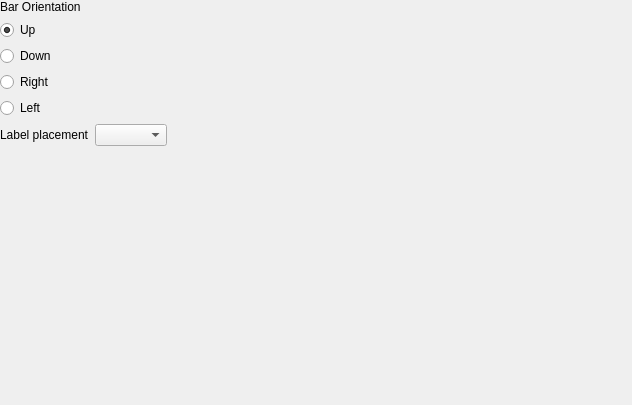
                <widget class="QWidget" name="scrollAreaWidgetContents_8">
                 <property name="geometry">
                  <rect>
                   <x>0</x>
                   <y>0</y>
                   <width>632</width>
                   <height>405</height>
                  </rect>
                 </property>
                 <layout class="QVBoxLayout" name="verticalLayout_3">
                  <property name="leftMargin">
                   <number>0</number>
                  </property>
                  <property name="topMargin">
                   <number>0</number>
                  </property>
                  <property name="rightMargin">
                   <number>0</number>
                  </property>
                  <property name="bottomMargin">
                   <number>0</number>
                  </property>
                  <item>
                   <widget class="QFrame" name="mBarOptionsFrame">
                    <property name="frameShape">
                     <enum>QFrame::NoFrame</enum>
                    </property>
                    <property name="frameShadow">
                     <enum>QFrame::Plain</enum>
                    </property>
                    <layout class="QVBoxLayout" name="verticalLayout_4">
                     <property name="leftMargin">
                      <number>0</number>
                     </property>
                     <property name="topMargin">
                      <number>0</number>
                     </property>
                     <property name="rightMargin">
                      <number>0</number>
                     </property>
                     <property name="bottomMargin">
                      <number>0</number>
                     </property>
                     <item>
                      <widget class="QLabel" name="label_5">
                       <property name="text">
                        <string>Bar Orientation</string>
                       </property>
                      </widget>
                     </item>
                     <item>
                      <widget class="QRadioButton" name="mOrientationUpButton">
                       <property name="text">
                        <string>Up</string>
                       </property>
                       <property name="checked">
                        <bool>true</bool>
                       </property>
                       <attribute name="buttonGroup">
                        <string notr="true">mOrientationButtonGroup</string>
                       </attribute>
                      </widget>
                     </item>
                     <item>
                      <widget class="QRadioButton" name="mOrientationDownButton">
                       <property name="text">
                        <string>Down</string>
                       </property>
                       <attribute name="buttonGroup">
                        <string notr="true">mOrientationButtonGroup</string>
                       </attribute>
                      </widget>
                     </item>
                     <item>
                      <widget class="QRadioButton" name="mOrientationRightButton">
                       <property name="text">
                        <string>Right</string>
                       </property>
                       <attribute name="buttonGroup">
                        <string notr="true">mOrientationButtonGroup</string>
                       </attribute>
                      </widget>
                     </item>
                     <item>
                      <widget class="QRadioButton" name="mOrientationLeftButton">
                       <property name="text">
                        <string>Left</string>
                       </property>
                       <attribute name="buttonGroup">
                        <string notr="true">mOrientationButtonGroup</string>
                       </attribute>
                      </widget>
                     </item>
                    </layout>
                   </widget>
                  </item>
                  <item>
                   <widget class="QFrame" name="mTextOptionsFrame">
                    <property name="frameShape">
                     <enum>QFrame::NoFrame</enum>
                    </property>
                    <property name="frameShadow">
                     <enum>QFrame::Plain</enum>
                    </property>
                    <layout class="QGridLayout" name="gridLayout_13">
                     <property name="leftMargin">
                      <number>0</number>
                     </property>
                     <property name="topMargin">
                      <number>0</number>
                     </property>
                     <property name="rightMargin">
                      <number>0</number>
                     </property>
                     <property name="bottomMargin">
                      <number>0</number>
                     </property>
                     <item row="0" column="0">
                      <widget class="QLabel" name="mLabelPlacementLabel">
                       <property name="visible">
                        <bool>false</bool>
                       </property>
                       <property name="toolTip">
                        <UInt>0</UInt>
                       </property>
                       <property name="text">
                        <string>Label placement</string>
                       </property>
                      </widget>
                     </item>
                     <item row="0" column="1">
                      <widget class="QComboBox" name="mLabelPlacementComboBox">
                       <property name="sizePolicy">
                        <sizepolicy hsizetype="Preferred" vsizetype="Fixed">
                         <horstretch>0</horstretch>
                         <verstretch>0</verstretch>
                        </sizepolicy>
                       </property>
                       <property name="minimumSize">
                        <size>
                         <width>20</width>
                         <height>0</height>
                        </size>
                       </property>
                       <property name="maximumSize">
                        <size>
                         <width>200</width>
                         <height>16777215</height>
                        </size>
                       </property>
                       <property name="visible">
                        <bool>false</bool>
                       </property>
                      </widget>
                     </item>
                     <item row="0" column="2">
                      <spacer name="horizontalSpacer_5">
                       <property name="orientation">
                        <enum>Qt::Horizontal</enum>
                       </property>
                       <property name="sizeHint" stdset="0">
                        <size>
                         <width>40</width>
                         <height>20</height>
                        </size>
                       </property>
                      </spacer>
                     </item>
                    </layout>
                   </widget>
                  </item>
                  <item>
                   <spacer name="verticalSpacer_6">
                    <property name="orientation">
                     <enum>Qt::Vertical</enum>
                    </property>
                    <property name="sizeHint" stdset="0">
                     <size>
                      <width>20</width>
                      <height>40</height>
                     </size>
                    </property>
                   </spacer>
                  </item>
                 </layout>
                </widget>
